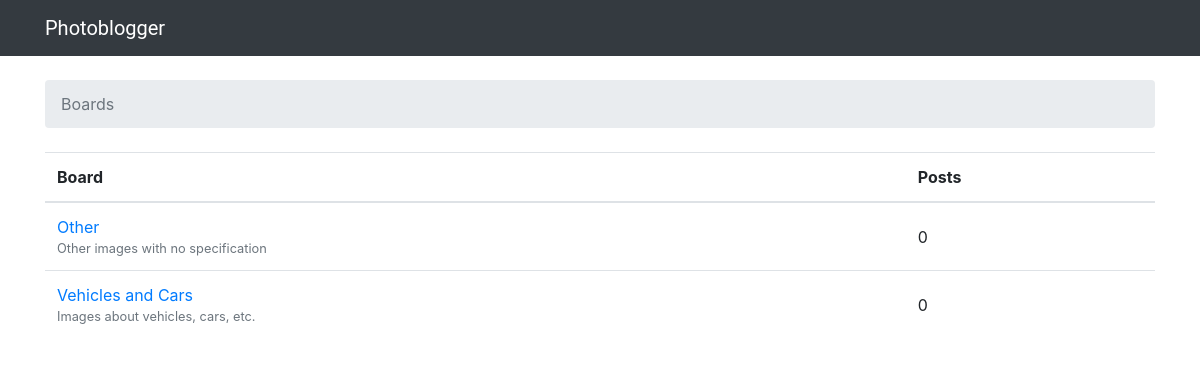
Before: / with the older database file.
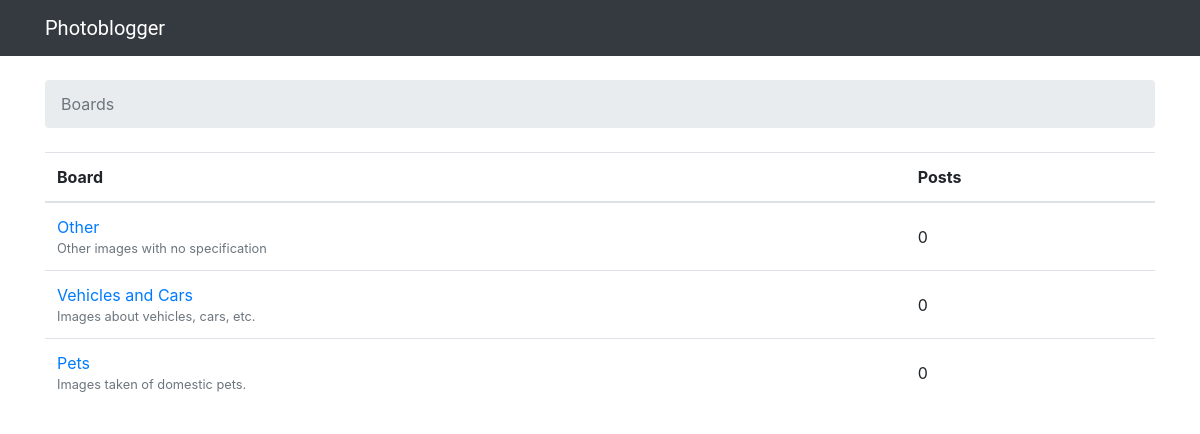
After: the same page with the newer database file.
### photos/models.py (models this page shows, shortened)
class Board(models.Model):
    name        = models.CharField(max_length=30, unique=True)
    description = models.CharField(max_length=100)

### photos/views.py (the view)
# urls.py: 2. Add a URL to urlpatterns:  path('', views.home, name='home')
def home(request):
    boards = Board.objects.all()
    return render(request, 'home.html', {'boards': boards})

### templates/home.html
{% extends 'base.html' %}
{% block breadcrumb %}
    <li class="breadcrumb-item active">Boards</li>
{% endblock %}
{% block content %}
    <table class="table">
        <thead class="thead-inverse">
            <tr>
                <th>Board</th>
                <th>Posts</th>
            </tr>
        </thead>
        <tbody>
            {% for board in boards %}
                <tr>
                    <td>
                        <a href="{% url 'board_posts' board.pk %}">{{ board.name }}</a>
                        <small class="text-muted d-block">{{ board.description }}</small>
                    </td>
                    <td class="align-middle">0</td>
                </tr>
            {% endfor %}
        </tbody>
    </table>
{% endblock %}

### templates/base.html (shortened to what this page needs)
{% load static %}<!DOCTYPE html>
<html>
    <head>
        <link rel="stylesheet" href="{% static 'css/bootstrap.min.css' %}">
        <link rel="stylesheet" href="{% static 'css/app.css' %}">
    </head>
    <body>
        <nav class="navbar navbar-expand-lg navbar-dark bg-dark">
            <div class="container">
                <a class="navbar-brand" href="{% url 'home' %}">Photoblogger</a>
            </div>
        </nav>
        <div class="container">
            <ol class="breadcrumb my-4">
                {% block breadcrumb %}
                {% endblock %}
            </ol>
            {% block content %}
            {% endblock %}
        </div>
    </body>
</html>

### static/css/app.css (style rules this page uses)
.navbar-brand { font-family: 'Roboto', cursive; }

Changed rows visible on the page:
added Board: name "Pets", description "Images taken of domestic pets."
